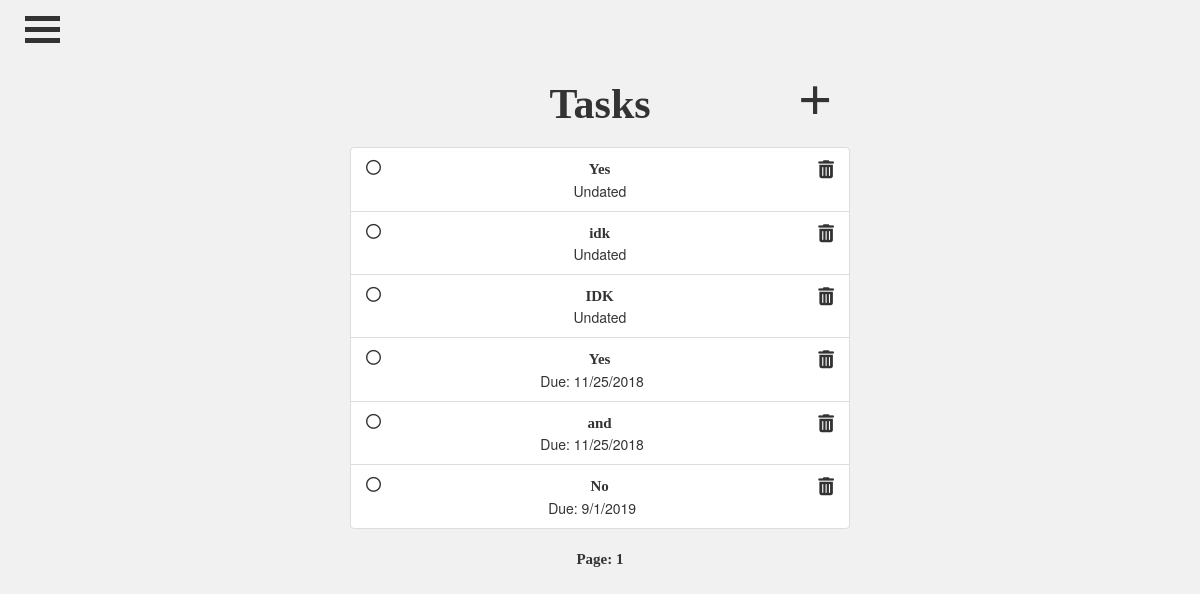
The app's page /todo_list (signed in), older data.
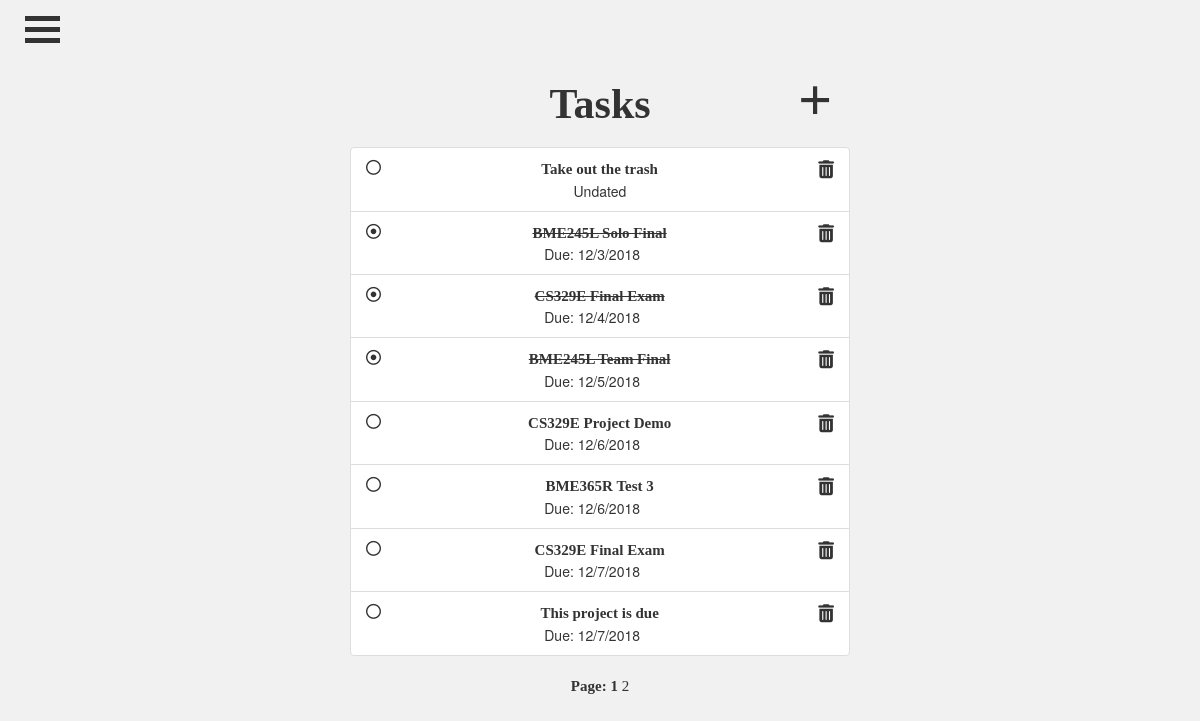
The same page, newer data.
### Application/models.py (models this page shows)
class Task(db.Model):
	id = db.Column(db.Integer, primary_key=True)
	title = db.Column(db.String(30))
	description = db.Column(db.String(200))
	complete = db.Column(db.Boolean, nullable=False, default=False)
	due = db.Column(db.DateTime, nullable=True)
	user = db.Column(db.Integer, db.ForeignKey('user.id'), nullable=False)

### Application/routes.py (the view)
@application.route('/todo_list')
@login_required
def ToDoList():
	page = request.args.get('page', 1, type=int)
	tasks = Task.query.filter_by(author=current_user)\
	.order_by(Task.due.asc())\
	.paginate(page=page, per_page=8)
	return render_template('/todo_list.html', title='ToDoList', tasks=tasks, user=current_user)

### Application/models.py (called while the page is built)
@login_manager.user_loader # loads in user
def load_user(user_id):
	return User.query.get(int(user_id))

### Application/templates/todo_list.html
{% extends "layout.html" %}
{% block content %}
<link rel="stylesheet" href="https://cdnjs.cloudflare.com/ajax/libs/font-awesome/4.7.0/css/font-awesome.min.css">
<div align="center" style="position:relative;top:-120px;">
    <div style="position:relative;padding-bottom:15px;top:77px;left:215px;">
	    <form method='GET' action ='/task/new'>
	   		<button href="/task/new" class="addButton">+</button>
	   	</form>
	</div>
    <div class="row">
	    <div class="col-sm">
		    <h2>Tasks</h2>
	    </div>
    </div>
    <div class="list-group-flush" id="tasks" style="padding-top: 10px">
		{% for task in tasks.items %}
            <div class="list-group-item list-group-item-primary">
				<a href="/task/{{ task.id }}/delete" style="float: right; font-size: 18px"><i class="fa fa-trash"></i></a>
				{% if task.complete %}
	                <a href="/task/{{ task.id }}/complete" style="float: left">
						<div id="checking" onclick="checked(this)">
							<i class="fa fa-dot-circle-o"></i>
						</div>
					</a>
	            	<a style="text-decoration: line-through;" href="{{ url_for('view', task_id=task.id )}}" target="_blank">{{ task.title }}</a><br>
				{% else %}
					<a href="/task/{{ task.id }}/complete" style="float: left">
						<div id="checking" onclick="checked(this)">
							<i class="fa fa-circle-o"></i>
						</div>
					</a>
					<a style="text-decoration: none;" href="{{ url_for('view', task_id=task.id )}}" target="_blank">{{ task.title }}</a><br>
				{% endif %}
				{% if task.due != None %}
					Due: {{ task.due.month|string+'/'+task.due.day|string+'/'+ task.due.year|string }}<br>
				{% else %}
					&nbsp;&nbsp;&nbsp;&nbsp;Undated<br>
				{% endif %}
	        </div>
		{% endfor %}
    </div>
</div>
<br>
<p align="center" style="position:relative;top:-120px;">Page:
    {% for page_num in tasks.iter_pages(left_edge=1, right_edge=1, left_current=1, right_current=2) %}
    	{% if page_num %}
    		{% if tasks.page == page_num %}
				<a href="{{ url_for('ToDoList', page=page_num) }}" style="font-weight: bold;">{{ page_num }}</a>
			{% else %}
				<a href="{{ url_for('ToDoList', page=page_num) }}" style="font-weight: normal;">{{ page_num }}</a>
			{% endif %}
		{% else %}
			...
		{% endif %}
	{% endfor %}
</p>
{% endblock content %}

### Application/templates/layout.html (shortened to what this page needs)
<!DOCTYPE html>
<html>
<head>
    <link rel="stylesheet" href="https://maxcdn.bootstrapcdn.com/bootstrap/3.3.7/css/bootstrap.min.css">
	<link rel="stylesheet" media="screen" href="https://fontlibrary.org/face/now" type="text/css"/>
    <link rel="stylesheet" media="screen" href="{{url_for('static', filename='style.css') }}" type="text/css"/>
</head>
<body style="width: 100%; overflow: hidden;">
	<div class="dropdown" onclick="openNav(this)">
		<button class="open-btn">
			<div class="container">
  				<div class="bar1"></div>
  				<div class="bar2"></div>
  				<div class="bar3"></div>
			</div>
		</button>
    </div>
	<br><br><br><br><br>
	{% block content %}{% endblock %}
</body>
</html>

### Application/static/style.css (style rules this page uses)
html { overflow-x: hidden; }
.list-group-flush { width: 500px; }
.row { padding-left: 45px; padding-right: 45px; }
h2 { font-family: 'Now'; font-weight: bold; font-size: 42px; text-align: center; color: #333; }
p { font-family: 'Now'; font-weight: bold; font-style: normal; font-size: 15px; color: #333; }
a { font-family: 'Now'; font-weight: bold; font-style: normal; font-size: 15px; color: #333; }
body { background-color: #f1f1f1; background-position: center; }
.addButton { background-color: Transparent; background-repeat:no-repeat; border: none; cursor:pointer; overflow: hidden; font-size: 60px; height: 60px; }
form { font-family: 'Now'; font-weight: bold; color: #333333; }
.open-btn { background-color: transparent; padding: 10px; font-size: 20px; border: none; transition: 0.5s ease; z-index: 56; max-width: 100px; }
.dropdown { position: absolute; display: inline-block; }
.container { display: inline-block; cursor: pointer; float: left; }
.bar1, .bar2, .bar3 { width: 35px; height: 5px; background-color: #333; margin: 6px 0; transition: 0.4s; }

Row changes from the older to the newer data that the page shows:
removed Task: title "Yes", shows "Undated"
removed Task: title "idk", shows "Undated"
removed Task: title "IDK", shows "Undated"
removed Task: title "Yes", due.month "11/25/2018"
removed Task: title "and", due.month "11/25/2018"
removed Task: title "No", due.month "9/1/2019"
added Task: title "Take out the trash", shows "Undated"
added Task: title "BME245L Solo Final", due.month "12/3/2018"
added Task: title "CS329E Final Exam", due.month "12/4/2018"
added Task: title "BME245L Team Final", due.month "12/5/2018"
added Task: title "CS329E Project Demo", due.month "12/6/2018"
added Task: title "BME365R Test 3", due.month "12/6/2018"
added Task: title "CS329E Final Exam", due.month "12/7/2018"
added Task: title "This project is due", due.month "12/7/2018"
Text that changed along with them:
new list line: "2"
